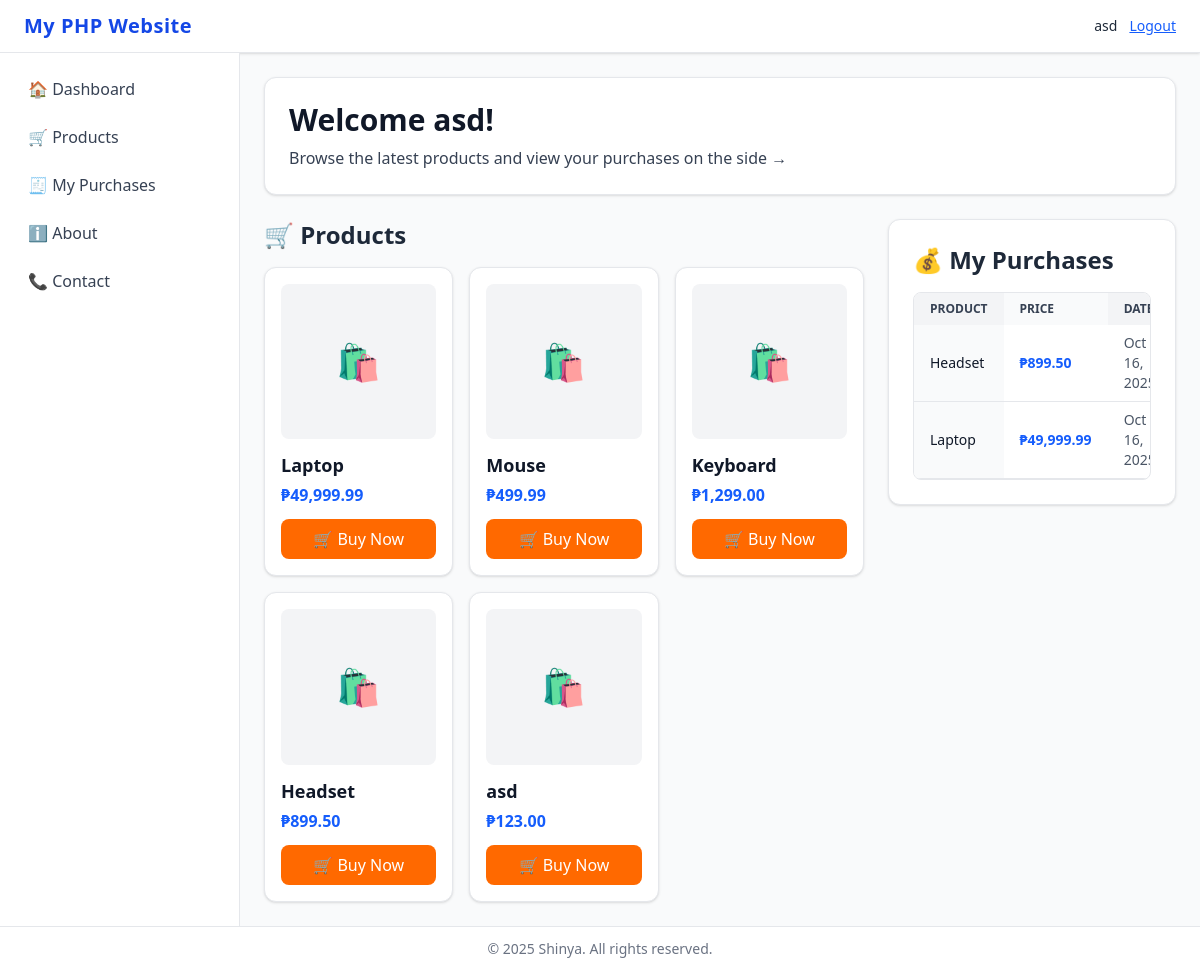
The app's page /index.php?page=home (signed in) with its own data.
### tables this page shows
CREATE TABLE products (
    id INTEGER PRIMARY KEY AUTOINCREMENT,
    name TEXT NOT NULL,
    price REAL NOT NULL
);

CREATE TABLE purchases (
    id INTEGER PRIMARY KEY AUTOINCREMENT,
    user_id INTEGER,
    product_id INTEGER,
    created_at TEXT
);

### index.php (called while the page is built, shortened)
<?php
$page = $_GET['page'] ?? 'home';
$file = __DIR__ . "/pages/{$page}.php";
if (file_exists($file)) {
    include $file;
} else {
    $content = "<h1>404 - Page not found</h1>";
}
include __DIR__ . '/layout.php';

### pages/home.php (the view, shortened to what this page needs)
<?php
$username = $_SESSION['user']['username'] ?? 'Guest';
$role = $_SESSION['user']['role'] ?? 'guest';
$products = $conn->query("SELECT * FROM products ORDER BY id ASC")->fetchAll(PDO::FETCH_ASSOC);
$purchases = [];
if (isLoggedIn() && $role === 'user') {
    $stmt = $conn->prepare("
        SELECT p.id, pr.name, pr.price, p.created_at
        FROM purchases p
        JOIN products pr ON pr.id = p.product_id
        WHERE p.user_id = ?
        ORDER BY p.id DESC
    ");
    $stmt->execute([$_SESSION['user']['id']]);
    $purchases = $stmt->fetchAll(PDO::FETCH_ASSOC);
}
?>
<div class="bg-white rounded-xl shadow p-6 border border-gray-200 mb-6">
  <h1 class="text-3xl font-bold text-gray-900 mb-2">
    Welcome <?= htmlspecialchars($username) ?>!
  </h1>
  <p class="text-gray-700">
    <?php if ($role === 'user'): ?>
      Browse the latest products and view your purchases on the side →
    <?php elseif ($role === 'admin'): ?>
      You’re an <span class="font-semibold text-blue-600">admin</span>. Manage products in your panel.
    <?php else: ?>
      Please <a href="login.php" class="text-blue-600 hover:underline font-medium">login</a> to access your account.
    <?php endif; ?>
  </p>
</div>
<?php if ($role === 'user'): ?>
<div class="grid grid-cols-3 gap-6">
  <div class="col-span-2">
    <h2 class="text-2xl font-bold text-gray-800 mb-4">🛒 Products</h2>
    <?php if (empty($products)): ?>
      <p class="text-gray-600">No products available.</p>
    <?php else: ?>
      <div class="grid grid-cols-3 gap-4">
        <?php foreach ($products as $product): ?>
          <div class="bg-white border border-gray-200 rounded-xl shadow hover:shadow-lg transition p-4 flex flex-col">
            <div class="aspect-square bg-gray-100 rounded-lg mb-3 flex items-center justify-center">
              <span class="text-gray-400 text-4xl">🛍️</span>
            </div>
            <h3 class="font-semibold text-gray-900 text-lg mb-1"><?= htmlspecialchars($product['name']) ?></h3>
            <p class="text-blue-600 font-bold mb-3">₱<?= number_format($product['price'], 2) ?></p>
            <form method="post" action="buy.php" class="mt-auto">
              <button type="submit"
                class="w-full bg-orange-500 hover:bg-orange-600 text-white font-medium py-2 rounded-lg transition">
                🛒 Buy Now
              </button>
            </form>
          </div>
        <?php endforeach; ?>
      </div>
    <?php endif; ?>
  </div>
  <div class="col-span-1 bg-white rounded-xl shadow p-6 border border-gray-200 h-fit">
    <h2 class="text-2xl font-bold text-gray-800 mb-4">💰 My Purchases</h2>
    <?php if (empty($purchases)): ?>
      <p class="text-gray-600">No purchases yet.</p>
    <?php else: ?>
      <div class="overflow-x-auto rounded-lg border border-gray-200">
        <table class="w-full text-sm text-left text-gray-700">
          <thead class="text-xs text-gray-700 uppercase bg-gray-100">
            <tr>
              <th class="px-4 py-2">Product</th>
              <th class="px-4 py-2 bg-gray-50">Price</th>
              <th class="px-4 py-2">Date</th>
            </tr>
          </thead>
          <tbody>
            <?php foreach ($purchases as $p): ?>
              <tr class="border-b border-gray-200">
                <td class="px-4 py-2 font-medium text-gray-900 bg-gray-50"><?= htmlspecialchars($p['name']) ?></td>
                <td class="px-4 py-2 text-blue-600 font-semibold">₱<?= number_format($p['price'], 2) ?></td>
                <td class="px-4 py-2 text-gray-600"><?= date('M d, Y', strtotime($p['created_at'])) ?></td>
              </tr>
            <?php endforeach; ?>
          </tbody>
        </table>
      </div>
    <?php endif; ?>
  </div>
</div>
<?php endif; ?>

### records on screen
products: name "Laptop", price "49,999.99"
products: name "Mouse", price "499.99"
products: name "Keyboard", price "1,299.00"
products: name "Headset", price "899.50"
products: name "asd", price "123.00"
purchases: product.name "Headset", product.price "899.50", created_at "Oct 16,…"
purchases: product.name "Laptop", product.price "49,999.99", created_at "Oct 16,…"

### other values on screen
APP_NAME "My PHP Website"
$_SESSION['user']['username'] "asd"
$username "asd"
APP_AUTHOR "Shinya"
